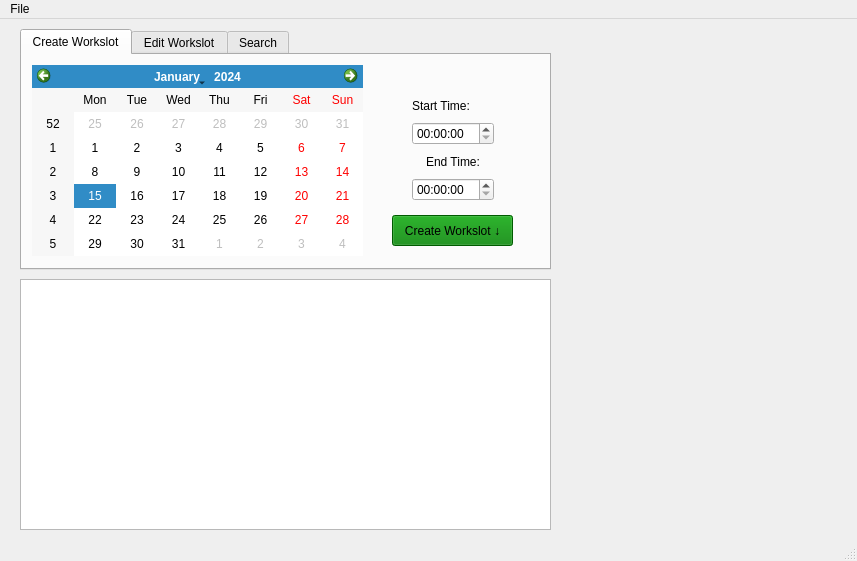
<?xml version="1.0" encoding="UTF-8"?>
<ui version="4.0">
 <class>CafeOwnerWindow</class>
 <widget class="QMainWindow" name="CafeOwnerWindow">
  <property name="geometry">
   <rect>
    <x>0</x>
    <y>0</y>
    <width>857</width>
    <height>561</height>
   </rect>
  </property>
  <property name="windowTitle">
   <string>Cafe Owner Portal</string>
  </property>
  <property name="styleSheet">
   <string notr="true">CafeOwnerWindow {background-image: url(../QtCafeWorkforceManager/bg.png);}</string>
  </property>
  <widget class="QWidget" name="centralwidget">
   <widget class="QLabel" name="label">
    <property name="geometry">
     <rect>
      <x>560</x>
      <y>180</y>
      <width>271</width>
      <height>181</height>
     </rect>
    </property>
    <property name="text">
     <string/>
    </property>
    <property name="pixmap">
     <pixmap resource="CafeResources.qrc">:/content/Copy of Untitled.png</pixmap>
    </property>
    <property name="scaledContents">
     <bool>true</bool>
    </property>
   </widget>
   <widget class="QTableWidget" name="slotTable">
    <property name="geometry">
     <rect>
      <x>20</x>
      <y>260</y>
      <width>531</width>
      <height>251</height>
     </rect>
    </property>
   </widget>
   <widget class="QTabWidget" name="tabWidget">
    <property name="geometry">
     <rect>
      <x>20</x>
      <y>10</y>
      <width>531</width>
      <height>241</height>
     </rect>
    </property>
    <property name="currentIndex">
     <number>0</number>
    </property>
    <widget class="QWidget" name="tab">
     <attribute name="title">
      <string>Create Workslot</string>
     </attribute>
     <widget class="QPushButton" name="createButton">
      <property name="geometry">
       <rect>
        <x>370</x>
        <y>160</y>
        <width>121</width>
        <height>31</height>
       </rect>
      </property>
      <property name="styleSheet">
       <string notr="true">background-color: green;</string>
      </property>
      <property name="text">
       <string>Create Workslot ↓</string>
      </property>
     </widget>
     <widget class="QCalendarWidget" name="calendarCreate">
      <property name="geometry">
       <rect>
        <x>10</x>
        <y>10</y>
        <width>331</width>
        <height>191</height>
       </rect>
      </property>
     </widget>
     <widget class="QWidget" name="layoutWidget">
      <property name="geometry">
       <rect>
        <x>390</x>
        <y>40</y>
        <width>82</width>
        <height>106</height>
       </rect>
      </property>
      <layout class="QVBoxLayout" name="verticalLayout_4">
       <item>
        <layout class="QVBoxLayout" name="verticalLayout_2">
         <item>
          <widget class="QLabel" name="startLabel">
           <property name="text">
            <string>Start Time:</string>
           </property>
          </widget>
         </item>
         <item>
          <widget class="QTimeEdit" name="startEdit"/>
         </item>
        </layout>
       </item>
       <item>
        <layout class="QVBoxLayout" name="verticalLayout_3">
         <item>
          <widget class="QLabel" name="endLabel">
           <property name="text">
            <string>End Time:</string>
           </property>
           <property name="alignment">
            <set>Qt::AlignCenter</set>
           </property>
          </widget>
         </item>
         <item>
          <widget class="QTimeEdit" name="endEdit"/>
         </item>
        </layout>
       </item>
      </layout>
     </widget>
    </widget>
    <widget class="QWidget" name="tab_2">
     <attribute name="title">
      <string>Edit Workslot</string>
     </attribute>
     <widget class="QWidget" name="layoutWidget">
      <property name="geometry">
       <rect>
        <x>390</x>
        <y>20</y>
        <width>81</width>
        <height>48</height>
       </rect>
      </property>
      <layout class="QVBoxLayout" name="verticalLayout">
       <item>
        <widget class="QLabel" name="label_2">
         <property name="text">
          <string>Slot ID</string>
         </property>
         <property name="alignment">
          <set>Qt::AlignCenter</set>
         </property>
        </widget>
       </item>
       <item>
        <widget class="QLineEdit" name="slotIDEdit">
         <property name="enabled">
          <bool>false</bool>
         </property>
         <property name="alignment">
          <set>Qt::AlignCenter</set>
         </property>
        </widget>
       </item>
      </layout>
     </widget>
     <widget class="QCalendarWidget" name="calendarEdit">
      <property name="geometry">
       <rect>
        <x>9</x>
        <y>10</y>
        <width>331</width>
        <height>191</height>
       </rect>
      </property>
     </widget>
     <widget class="QWidget" name="layoutWidget">
      <property name="geometry">
       <rect>
        <x>390</x>
        <y>70</y>
        <width>82</width>
        <height>106</height>
       </rect>
      </property>
      <layout class="QVBoxLayout" name="verticalLayout_7">
       <item>
        <layout class="QVBoxLayout" name="verticalLayout_5">
         <item>
          <widget class="QLabel" name="startLabel_2">
           <property name="text">
            <string>Start Time:</string>
           </property>
          </widget>
         </item>
         <item>
          <widget class="QTimeEdit" name="startEditEdit"/>
         </item>
        </layout>
       </item>
       <item>
        <layout class="QVBoxLayout" name="verticalLayout_6">
         <item>
          <widget class="QLabel" name="endLabel_2">
           <property name="text">
            <string>End Time:</string>
           </property>
          </widget>
         </item>
         <item>
          <widget class="QTimeEdit" name="endEditEdit"/>
         </item>
        </layout>
       </item>
      </layout>
     </widget>
     <widget class="QWidget" name="layoutWidget">
      <property name="geometry">
       <rect>
        <x>350</x>
        <y>180</y>
        <width>168</width>
        <height>26</height>
       </rect>
      </property>
      <layout class="QHBoxLayout" name="horizontalLayout">
       <item>
        <widget class="QPushButton" name="editButton">
         <property name="styleSheet">
          <string notr="true">background-color: rgb(97, 255, 137);</string>
         </property>
         <property name="text">
          <string>Update</string>
         </property>
        </widget>
       </item>
       <item>
        <widget class="QPushButton" name="deleteButton">
         <property name="styleSheet">
          <string notr="true">background-color: red;</string>
         </property>
         <property name="text">
          <string>Delete X</string>
         </property>
        </widget>
       </item>
      </layout>
     </widget>
    </widget>
    <widget class="QWidget" name="tab_4">
     <attribute name="title">
      <string>Search</string>
     </attribute>
     <widget class="QPushButton" name="searchButton">
      <property name="geometry">
       <rect>
        <x>360</x>
        <y>90</y>
        <width>131</width>
        <height>41</height>
       </rect>
      </property>
      <property name="styleSheet">
       <string notr="true">background-color: dodgerblue;
color: black;</string>
      </property>
      <property name="text">
       <string>Search ↓</string>
      </property>
     </widget>
     <widget class="QCalendarWidget" name="calendarSearch">
      <property name="geometry">
       <rect>
        <x>9</x>
        <y>10</y>
        <width>331</width>
        <height>191</height>
       </rect>
      </property>
     </widget>
     <widget class="QPushButton" name="showAllButton">
      <property name="geometry">
       <rect>
        <x>360</x>
        <y>140</y>
        <width>131</width>
        <height>24</height>
       </rect>
      </property>
      <property name="styleSheet">
       <string notr="true">background-color: dodgerblue;
color: black;</string>
      </property>
      <property name="text">
       <string>( Show All Workslots ) </string>
      </property>
     </widget>
    </widget>
   </widget>
  </widget>
  <widget class="QMenuBar" name="menubar">
   <property name="geometry">
    <rect>
     <x>0</x>
     <y>0</y>
     <width>857</width>
     <height>21</height>
    </rect>
   </property>
   <widget class="QMenu" name="menuFile">
    <property name="title">
     <string>File</string>
    </property>
    <addaction name="actionLogout"/>
   </widget>
   <addaction name="menuFile"/>
  </widget>
  <widget class="QStatusBar" name="statusbar"/>
  <action name="actionLogout">
   <property name="text">
    <string>Logout</string>
   </property>
  </action>
 </widget>
 <resources>
  <include location="CafeResources.qrc"/>
 </resources>
 <connections/>
</ui>
